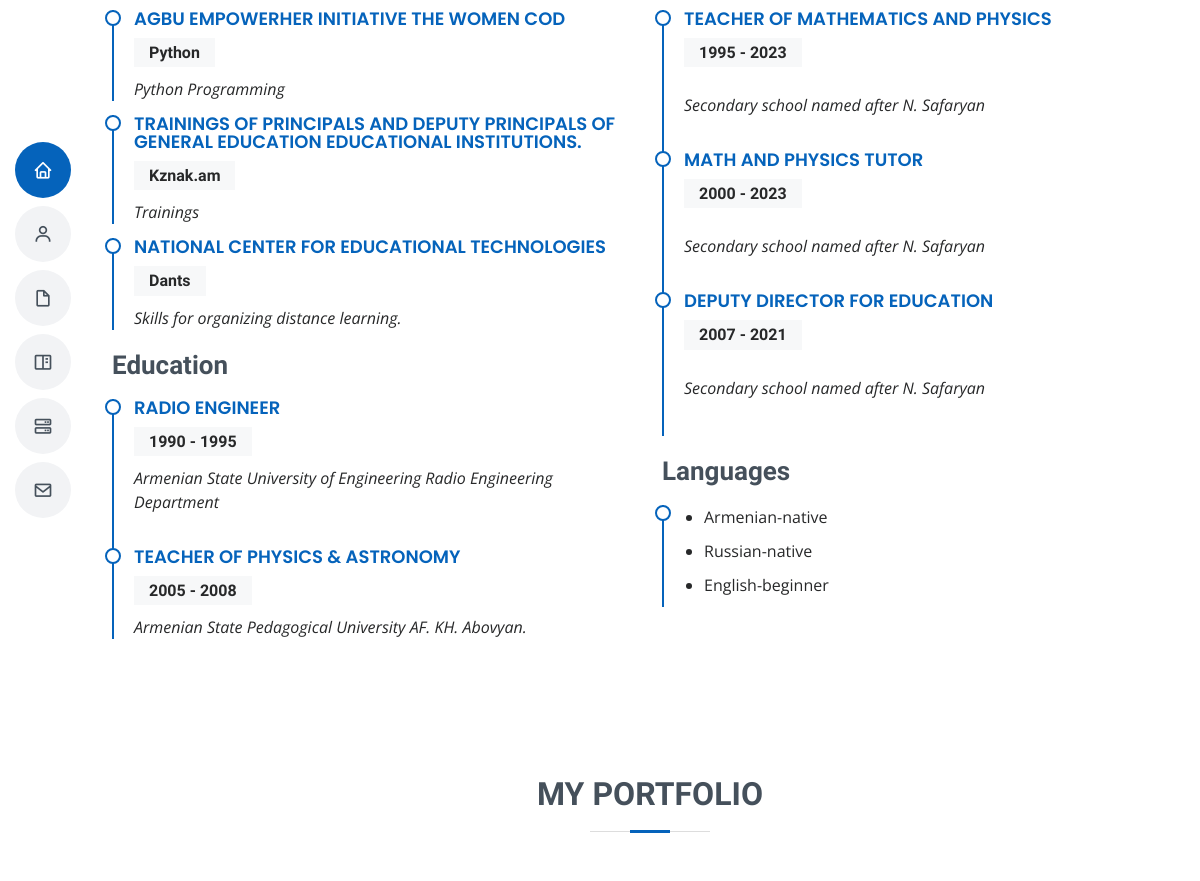
/ (middle part), run on an earlier commit of the app's database.
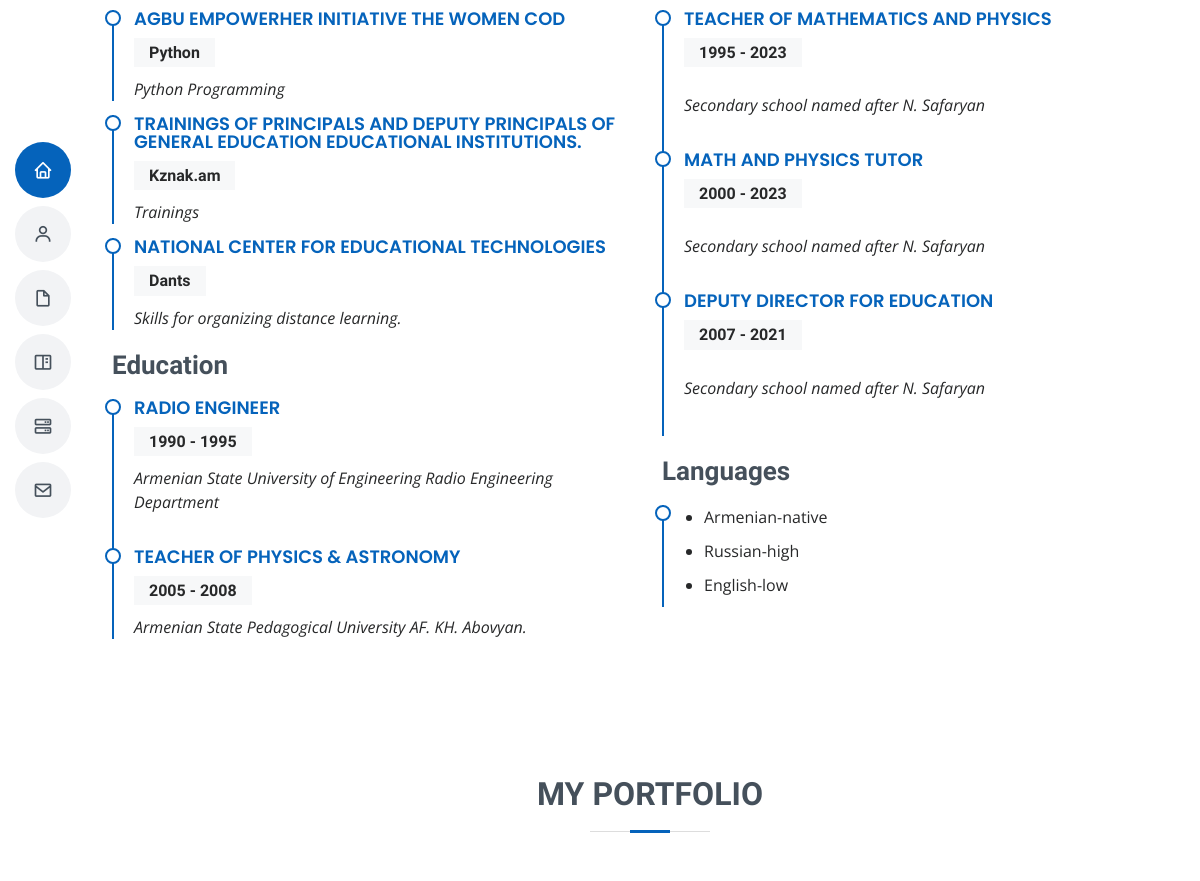
And on a later commit of the database.
### resume/models.py (models this page shows, shortened)
class Language(models.Model):
    name = models.CharField(max_length=20)
    level = models.CharField(max_length=20)
    created_on = models.DateTimeField(auto_now=True)

### resume/views.py (the view, shortened to what this page needs)
# urls.py: 2. Add a URL to urlpatterns:  path('', views.home, name='home')
def home(request):
    status = 200
    skills=Skill.objects.filter(user__username= "varsik")
    education = Education.objects.all()
    experience = Experience.objects.all()
    language = Language.objects.all()
    courses = Courses.objects.all()
    services = Service.objects.all()
    testimonial = Testimonials.objects.all()
    personal_info = PersonalInfo.objects.get(user__username = "varsik")
    messageForm = MessageForm()
    portfolio_projects = PortfolioProject.objects.all()
    data={
        "facebook": "https://www.facebook.com/varsenik.harutunyan/",
        "instagram": "https://www.instagram.com/varsenikharutunyan/",
        "text1":"Hello! It's wonderful to hear about your teaching experience as a physics and mathematics teacher since 1993 in Bazmaghbyur village. Congratulations on starting your journey in learning Python programming. Python is a versatile and popular programming language, and I'm sure it will open up new possibilities for you.",
        "text2": "I am a beginner Python programmer.",
        'text3': "Now I am learning Python within the AGBU .",
        'text4': "I passed first level (Introduction to Python) and started learning advanced course (Web development).",                                                "skills":skills,
        "courses": courses,
        "education": education,
        "experience": experience,
        "language": language,
        "services": services,
        "testimonial": testimonial,
        "personal_info":personal_info,
        "messageForm": messageForm,
        "portfolio_projects": portfolio_projects,
        }
    return render(request,"index.html",context=data,status=status)

### resume/templates/index.html (shortened to what this page needs)
{% extends "base.html" %} {% load static  %}
{% block bodycontent %}
  <header id="header" class="d-flex flex-column justify-content-center">
    <nav id="navbar" class="navbar nav-menu">
      <ul>
        <li><a href="#hero" class="nav-link scrollto active"><i class="bx bx-home"></i> <span>Home</span></a></li>
        <li><a href="#about" class="nav-link scrollto"><i class="bx bx-user"></i> <span>About</span></a></li>
        <li><a href="#resume" class="nav-link scrollto"><i class="bx bx-file-blank"></i> <span>Resume</span></a></li>
        <li><a href="#portfolio" class="nav-link scrollto"><i class="bx bx-book-content"></i> <span>Portfolio</span></a></li>
        <li><a href="#services" class="nav-link scrollto"><i class="bx bx-server"></i> <span>Services</span></a></li>
        <li><a href="#contact" class="nav-link scrollto"><i class="bx bx-envelope"></i> <span>Contact</span></a></li>
      </ul>
    </nav>
  </header>
  <main id="main">
    <section id="resume" class="resume">
      <div class="container" data-aos="fade-up">
        <div class="row">
          <div class="col-lg-6">
            {% for i in courses %}
            <div class="resume-item pb-0">
              <h4>{{i.program}}</h4>
              <h5>{{i.program_name}}</h5>
              <p><em>{{i.cours_name}}</em></p>
            </div>
            {% endfor %}
            <h3 class="resume-title">Education</h3>
            {% for i in education %}
            <div class="resume-item">
              <h4>{{i.grade}} </h4>
              <h5>{{i.start_date}} - {{i.end_date}}</h5>
              <p><em>{{i.university_name}}</em></p>
            </div>
            {% endfor %}
          </div>
          <div class="col-lg-6">
            {% for i in experience %}
            <div class="resume-item">
              <h4>{{i.position_name}}</h4>
              <h5>{{i.start_date}} - {{i.end_date}}</h5>
              <p><em>{{i.company_name}}</em></p>
            </div>
            {% endfor %}
            <div class="col-lg-6">
              <h3 class="resume-title">Languages</h3>
              <div class="resume-item pb-0">
                <p>
                <ul>
                  {% for i in language%}
                  <li>{{i.name}}-{{i.level}}</li>
                  {% endfor %}
                </ul>
                </p>
              </div>
            </div>
          </div>
        </div>
    </section>
    <section id="portfolio" class="portfolio ">
      <div class="container" data-aos="fade-up">
        <div class="section-title">
          <h2> My Portfolio</h2>
        </div>
      </div>
</section>
  </main>
  {% endblock  %}

What changed in the data, as far as the page shows it:
changed Language "Russian": level "native" → "high"
changed Language "English": level "beginner" → "low"
